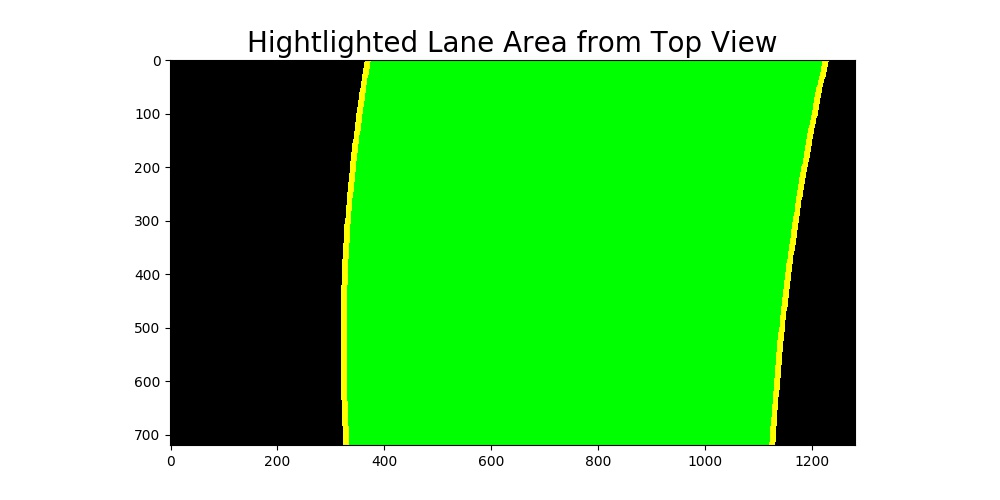
#> input picture examples/Hightlighted_Lane_Area_from_Top_View.jpg, 1000 x 500 px
$ python -i helper_funcs.py   (imports and definitions only)   (older library calls are emulated)
#> lines starting #> are read from the running program, lines starting #| are printed output that depends on the picture; after the words box and inside, x2 and y2 are one past the last pixel; in counts of white or black regions, pixels touching at a corner belong together
import os

import cv2
import matplotlib.pyplot as plt
import numpy as np


# Visualization helper function
# [8 lines left out: function visualize_image_transformation, not called in this run]


def abs_sobel_thresh(img, orient='x', ksize=3, thresh=(0, 255)):
    # Apply the following steps to img
    # 1) Convert to grayscale
#> called with orient = 'x', ksize = 3, thresh = (20, 100)
    gray = cv2.cvtColor(img, cv2.COLOR_RGB2GRAY)
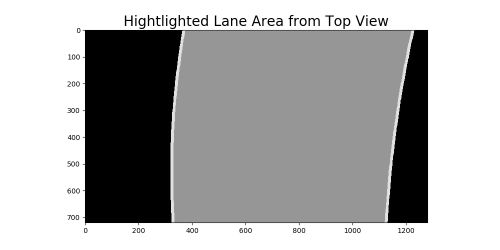
#> gray: shape (500, 1000) (shown at 1/2 size); min 0, max 255, mean 170.2
    # 2) Take the derivative in x or y given orient = 'x' or 'y'
    if orient == 'x':
        sobel = cv2.Sobel(gray, cv2.CV_64F, 1, 0, ksize=ksize)
    elif orient == 'y':
        sobel = cv2.Sobel(gray, cv2.CV_64F, 0, 1, ksize=ksize)
    else:
        print("Error: orient must be either x or y.")

    # 3) Take the absolute value of the derivative or gradient
    abs_sobel = np.absolute(sobel)

    # 4) Scale to 8-bit (0 - 255) then convert to type = np.uint8
    scaled_sobel = np.uint8(255 * abs_sobel / np.max(abs_sobel))

    # 5) Create a mask of 1's where the scaled gradient magnitude
    # is > thresh_min and < thresh_max
    # So there are 1s where #s are within our thresholds and 0s otherwise.
    grad_binary = np.zeros_like(scaled_sobel)
    grad_binary[(scaled_sobel >= thresh[0]) & (scaled_sobel <= thresh[1])] = 1

    # 6) Return this mask as your binary_output image
    return grad_binary


def mag_threshold(img, ksize=9, thresh=(0, 255)):
    # Apply the following steps to img
    # 1) Convert to grayscale
    gray = cv2.cvtColor(img, cv2.COLOR_RGB2GRAY)

    # 2) Take the gradient in x and y separately
    sobelx = cv2.Sobel(gray, cv2.CV_64F, 1, 0, ksize=ksize)
    sobely = cv2.Sobel(gray, cv2.CV_64F, 0, 1, ksize=ksize)

    # 3) Calculate the magnitude
    abs_sobelxy = np.sqrt(sobelx ** 2 + sobely ** 2)

    # 5) Scale to 8-bit (0 - 255) and convert to type = np.uint8
    scaled_sobel = np.uint8(255 * abs_sobelxy / np.max(abs_sobelxy))

    # 6) Create a binary mask where mag thresholds are met
    mag_binary = np.zeros_like(scaled_sobel)
    mag_binary[(scaled_sobel >= thresh[0]) & (scaled_sobel <= thresh[1])] = 1

    # 7) Return this mask as your binary_output image
    return mag_binary


def dir_threshold(img, ksize=3, thresh=(0, np.pi / 2)):
    # Apply the following steps to img
    # 1) Convert to grayscale
    gray = cv2.cvtColor(img, cv2.COLOR_RGB2GRAY)

    # 2) Take the gradient in x and y separately
    sobelx = cv2.Sobel(gray, cv2.CV_64F, 1, 0, ksize=ksize)
    sobely = cv2.Sobel(gray, cv2.CV_64F, 0, 1, ksize=ksize)

    # 3) Take the absolute value of the x and y gradients
    abs_sobelx = np.absolute(sobelx)
    abs_sobely = np.absolute(sobely)

    # 4) Use np.arctan2(abs_sobely, abs_sobelx) to calculate the direction of the gradient
    abs_grad_dir = np.arctan2(abs_sobely, abs_sobelx)

    # 5) Create a binary mask where direction thresholds are met
    dir_binary = np.zeros_like(abs_grad_dir)
    dir_binary[(abs_grad_dir >= thresh[0]) & (abs_grad_dir <= thresh[1])] = 1

    # 6) Return this mask as your binary_output image
    return dir_binary


def color_channel_threshold(img, color_channel='s', thresh=(170, 255)):
    # Apply the following steps to img
    # 1) Convert to HLS color space and separate the S channel
    hls = cv2.cvtColor(img, cv2.COLOR_RGB2HLS)

    # 2) Separate by color channel = 'h', 'l' or 's'
    if color_channel == 'h':
        channel = hls[:, :, 0]
    elif color_channel == 'l':
        channel = hls[:, :, 1]
    elif color_channel == 's':
        channel = hls[:, :, 2]
    else:
        print("Error: orient must be either h, l or s.")

    # Cont'd: Threshold colour channel
    channel_binary = np.zeros_like(channel)
    channel_binary[(channel >= thresh[0]) & (channel <= thresh[1])] = 1
    return channel_binary


def select_color_threshold(img, range, color_conversion=None):
    working_copy = np.copy(img)

    # Convert color space if needed
    if color_conversion is not None:
        working_copy = cv2.cvtColor(working_copy, color_conversion)
    # Select color per threshold
    select_color_binary = cv2.inRange(working_copy, np.array(range[0]), np.array(range[1]))

    return select_color_binary


def apply_multiple_thresholds(
        img,
        ksize=3,
        xgrad_thresh=(20, 100),
        ygrad_thresh=(70, 200),
        mag_thresh=(70, 255),
        dir_thresh=(0, np.pi / 2),
        h_thresh=None,
        l_thresh=None,
        s_thresh=(170, 255),
        yellow_range=([20, 60, 60], [38, 174, 250]),
        white_range=([202, 202, 202], [255, 255, 255]),
        black_range=([0, 0, 0], [30, 30, 30])):
    # 1) Add Sobel thresholds in x, y direction
    gradx = abs_sobel_thresh(img, orient='x', ksize=ksize, thresh=xgrad_thresh)
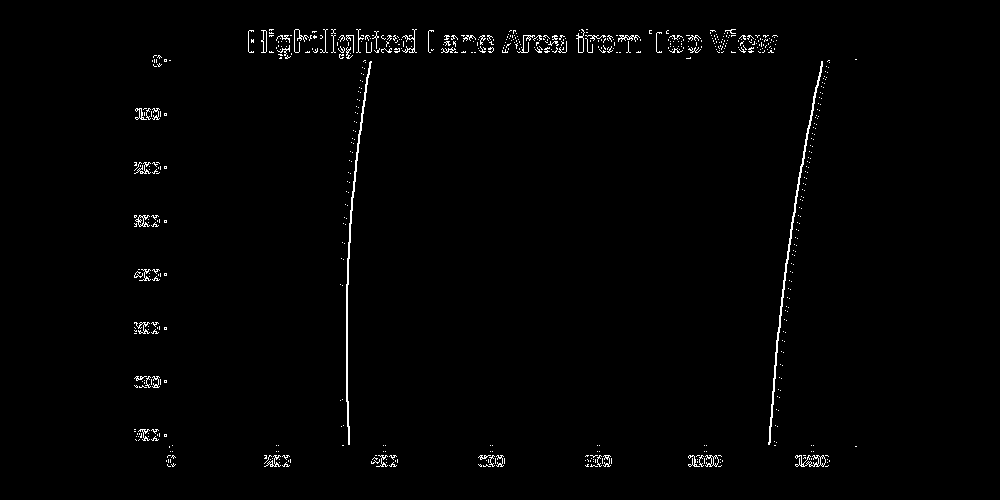
#> gradx: shape (500, 1000); values 0 (black) and 1 (white), 1.2% white in thin lines or dots, all inside (x1, y1, x2, y2) = (134, 29, 857, 467)
    grady = abs_sobel_thresh(img, orient='y', ksize=ksize, thresh=ygrad_thresh)
#> call 2 of abs_sobel_thresh, with orient = 'y', ksize = 3, thresh = (70, 200)
#> in abs_sobel_thresh (call 2), `sobel = cv2.Sobel(gray, cv2.CV_64F, 0, 1, ksize=ksize)`:
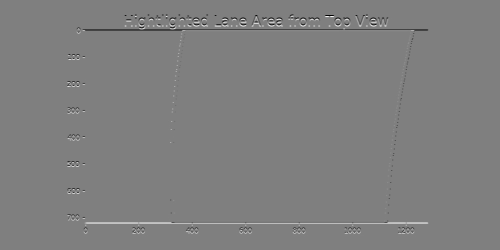
#> sobel: shape (500, 1000) float64 (shown at 1/2 size); min -1020, max 1020, mean 0; drawn with min black and max white
#> grady: shape (500, 1000); values 0 (black) and 1 (white), 1% white in thin lines or dots, all inside (x1, y1, x2, y2) = (135, 29, 857, 467)

    # 2) Add directional thresholds
    dir_binary = dir_threshold(img, ksize=ksize, thresh=dir_thresh)
#> in dir_threshold, `abs_grad_dir = np.arctan2(abs_sobely, abs_sobelx)`:
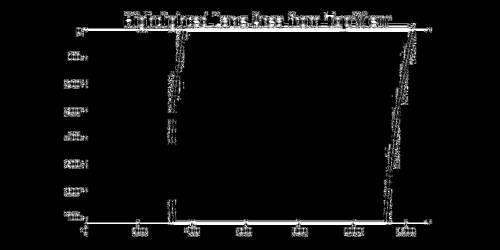
#> abs_grad_dir: shape (500, 1000) float64 (shown at 1/2 size); min 0, max 1.57, mean 0.0745; drawn with min black and max white
#> dir_binary: shape (500, 1000) float64; every value is 1

    # 3) Add magnitude of gradient thresholding
    mag_binary = mag_threshold(img, ksize=ksize, thresh=mag_thresh)
#> mag_binary: shape (500, 1000); values 0 (black) and 1 (white), 3.1% white; 93 white regions (37 under 20 px), largest, box (x1, y1, x2, y2) and area: (165, 35, 857, 451) 7657, (429, 30, 458, 53) 348, (503, 30, 535, 53) 341

    # 4) Add s channel thresholds
    color_binary = color_channel_threshold(img, color_channel='s', thresh=s_thresh)
#> color_binary: shape (500, 1000); values 0 (black) and 1 (white), 36.7% white; 113 white regions (109 under 20 px), largest, box (x1, y1, x2, y2) and area: (335, 60, 833, 449) 178854, (352, 47, 833, 59) 3875, (600, 447, 704, 449) 208, (774, 48, 815, 49) 41

    # 5) Add yellow color selection thresholds
    select_yellow_binary = select_color_threshold(img, range=yellow_range, color_conversion=cv2.COLOR_RGB2HSV)

    # 6) Add white color selection thresholds
    select_white_binary = select_color_threshold(img, range=white_range, color_conversion=None)
#> call 2 of select_color_threshold, with range = ([202, 202, 202], [255, 255, 255])
#> in select_color_threshold (call 2), `select_color_binary = cv2.inRange(working_copy, np.array(range[0]), np..`:
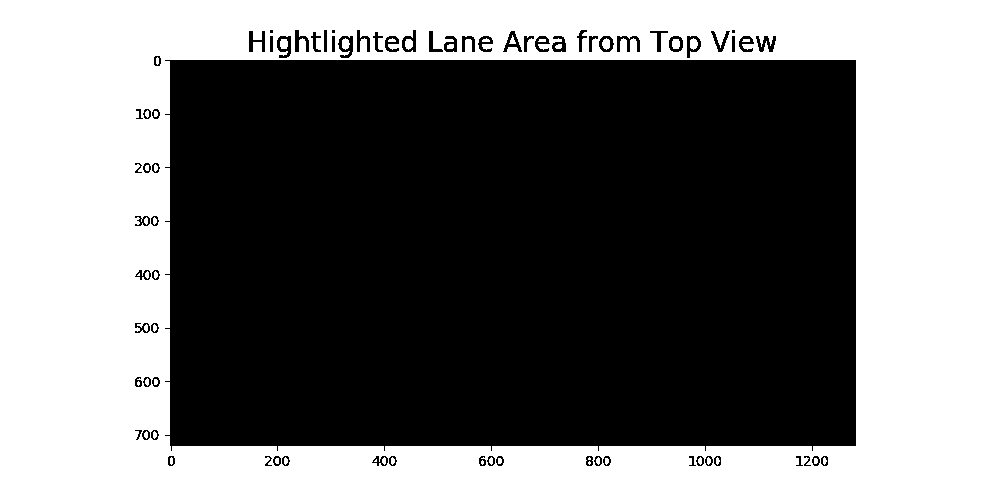
#> select_color_binary: shape (500, 1000); 46% white; 49 white regions (6 under 20 px), largest, box (x1, y1, x2, y2) and area: (0, 0, 1000, 500) 228427, (280, 39, 288, 49) 72, (602, 38, 610, 50) 72

    # 7) Add black color selection thresholds
    select_black_binary = select_color_threshold(img, range=black_range, color_conversion=None)
#> call 3 of select_color_threshold, with range = ([0, 0, 0], [30, 30, 30])
#> in select_color_threshold (call 3), `select_color_binary = cv2.inRange(working_copy, np.array(range[0]), np..`:
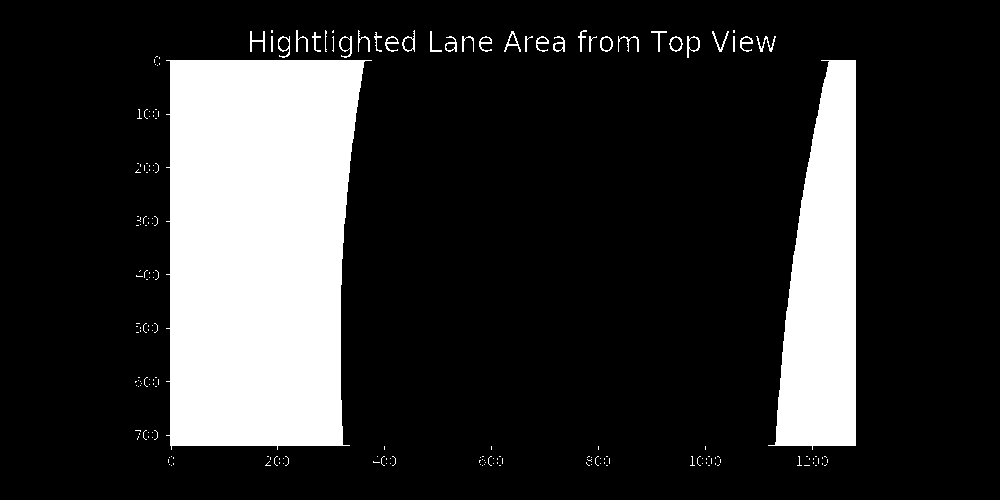
#> select_color_binary: shape (500, 1000); 18.8% white; 204 white regions (172 under 20 px), largest, box (x1, y1, x2, y2) and area: (166, 60, 372, 450) 68300, (768, 60, 856, 450) 22887, (250, 31, 265, 52) 106

    # 8) Combine all binary thresholds
    combined_binary = np.zeros((img.shape[0], img.shape[1]), dtype=np.uint8)

    # combined_binary[
    #     (color_binary == 1) |
    #     (gradx == 1) |
    #     (select_yellow_binary == 1) |
    #     (select_white_binary == 1)] = 1
    # combined_binary[
    #     (gradx == 1) |
    #     ((select_yellow_binary == 1) & (color_binary == 1)) |
    #     (select_white_binary == 1)] = 1
    combined_binary[
        (gradx == 1) |
        (select_yellow_binary == 1) |
        ((color_binary == 1) & (select_black_binary == 0)) |
        (select_white_binary == 1)] = 1

    return combined_binary


# [426 lines left out: functions region_of_interest, get_starting_points_of_lane_lines, get_lane_lines_with_sliding_window, get_lane_lines_based_on_prior_frame_lines, get_radius_of_curvature, get_calibrated_lane_curves and 6 more, not called in this run]

>>> import cv2
>>> picture = cv2.cvtColor(cv2.imread('examples/Hightlighted_Lane_Area_from_Top_View.jpg'), cv2.COLOR_BGR2RGB)
>>> result = apply_multiple_thresholds(picture)
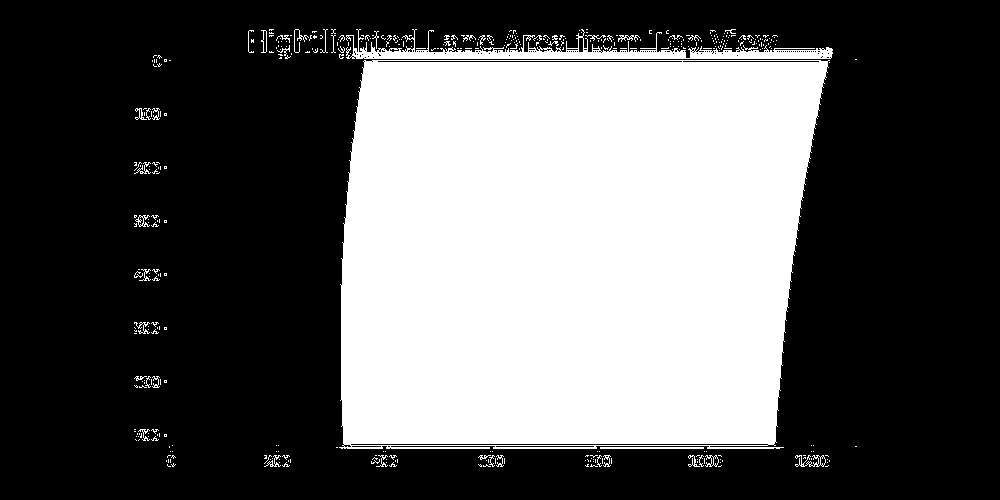
#> result: shape (500, 1000); values 0 (black) and 1 (white), 36.3% white; 426 white regions (384 under 20 px), largest, box (x1, y1, x2, y2) and area: (339, 60, 830, 449) 173536, (346, 29, 833, 59) 4544, (600, 447, 704, 449) 208

$ run again, on examples/Lane_Lines_with_Additional_Information.jpg
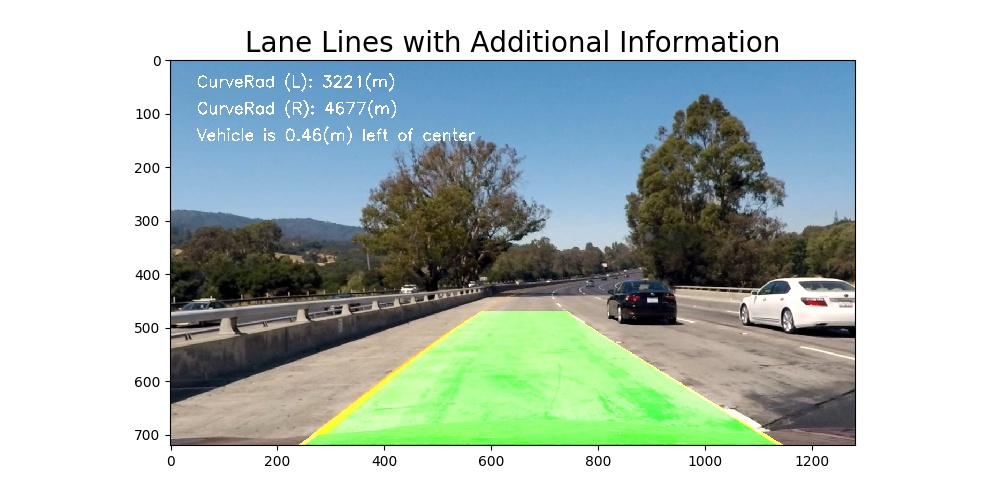
#> input picture examples/Lane_Lines_with_Additional_Information.jpg, 1000 x 500 px
#> in apply_multiple_thresholds, `gradx = abs_sobel_thresh(img, orient='x', ksize=ksize, thresh=xgrad_th..`:
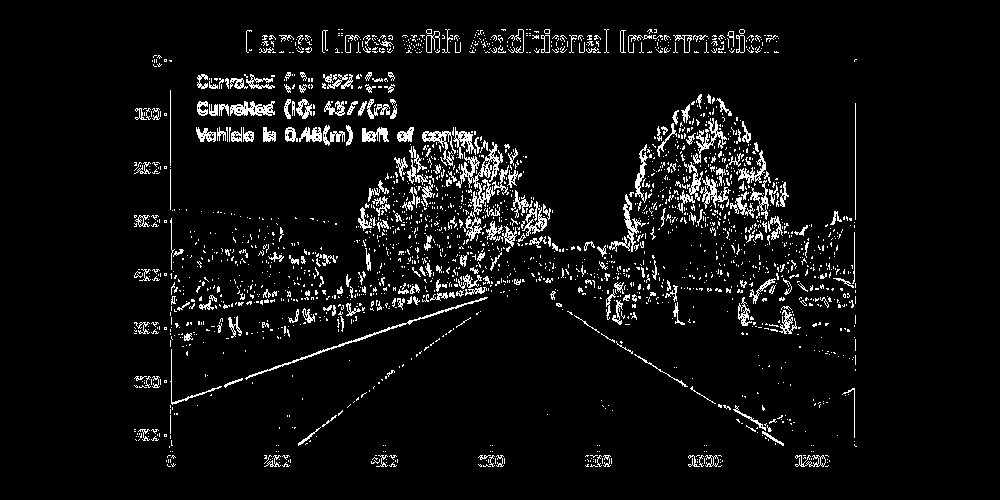
#> gradx: shape (500, 1000); values 0 (black) and 1 (white), 5.7% white in thin lines or dots, all inside (x1, y1, x2, y2) = (134, 29, 857, 467)
#> grady: shape (500, 1000); values 0 (black) and 1 (white), 2.7% white in thin lines or dots, all inside (x1, y1, x2, y2) = (135, 29, 857, 467)
#> dir_binary: shape (500, 1000) float64; every value is 1
#> hls: shape (500, 1000, 3); mean of channels 0, 1, 2 36.2, 188.6, 60.7
#> color_binary: shape (500, 1000); values 0 (black) and 1 (white), 11.1% white; 825 white regions (696 under 20 px), largest, box (x1, y1, x2, y2) and area: (300, 311, 781, 444) 38230, (159, 47, 865, 322) 6146, (755, 278, 854, 324) 1404
#> working_copy: shape (500, 1000, 3); mean H, S, V 36.2, 46.1, 203.3
#> select_color_binary: shape (500, 1000); 3.3% white; 342 white regions (298 under 20 px), largest, box (x1, y1, x2, y2) and area: (353, 183, 473, 282) 4651, (629, 137, 696, 244) 2217, (759, 222, 855, 277) 2157
#> select_color_binary: shape (500, 1000); 47.1% white; 202 white regions (96 under 20 px), largest, box (x1, y1, x2, y2) and area: (0, 0, 1000, 500) 228563, (741, 278, 855, 326) 2749, (723, 406, 769, 432) 240
#> select_color_binary: shape (500, 1000); 3% white; 548 white regions (477 under 20 px), largest, box (x1, y1, x2, y2) and area: (166, 60, 856, 450) 3538, (653, 241, 742, 287) 1828, (621, 293, 677, 325) 1192
#> `result = apply_multiple_thresholds(picture)`:
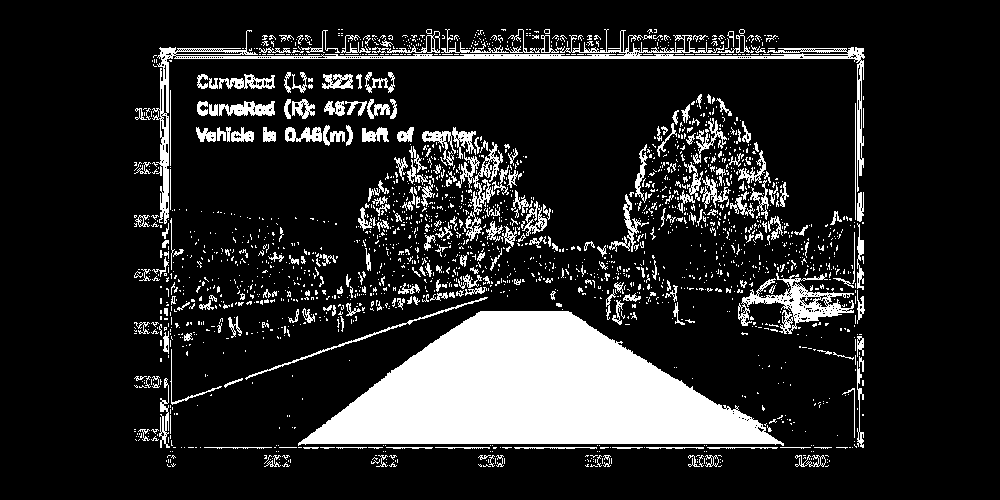
#> result: shape (500, 1000); values 0 (black) and 1 (white), 15.5% white; 2164 white regions (1885 under 20 px), largest, box (x1, y1, x2, y2) and area: (298, 311, 784, 446) 38606, (152, 29, 865, 224) 5946, (738, 273, 854, 334) 2184

$ run again, on examples/Original_Chessboard_Image_vs_Undistorted_Chessboard_Image.jpg
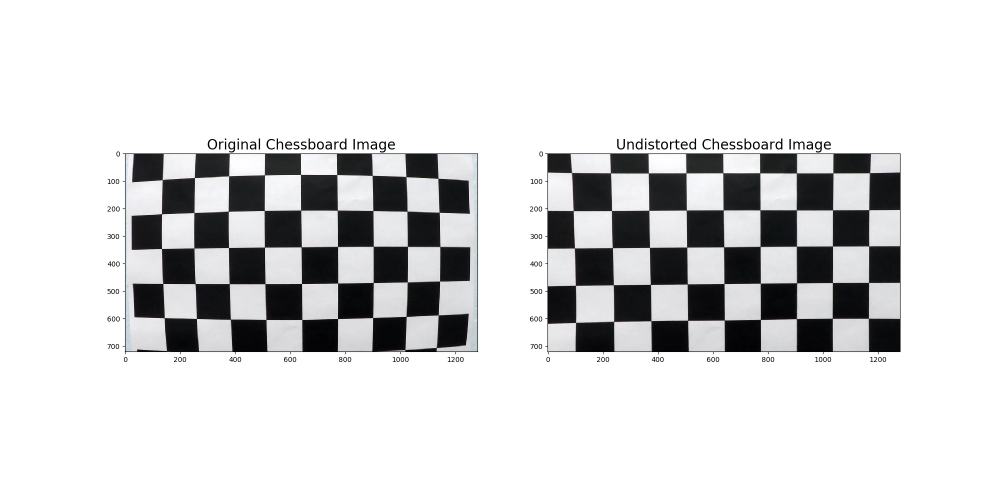
#> input picture examples/Original_Chessboard_Image_vs_Undistorted_Chessboard_Image.jpg, 2000 x 1000 px (shown at 1/2 size)
#> in apply_multiple_thresholds, `gradx = abs_sobel_thresh(img, orient='x', ksize=ksize, thresh=xgrad_th..`:
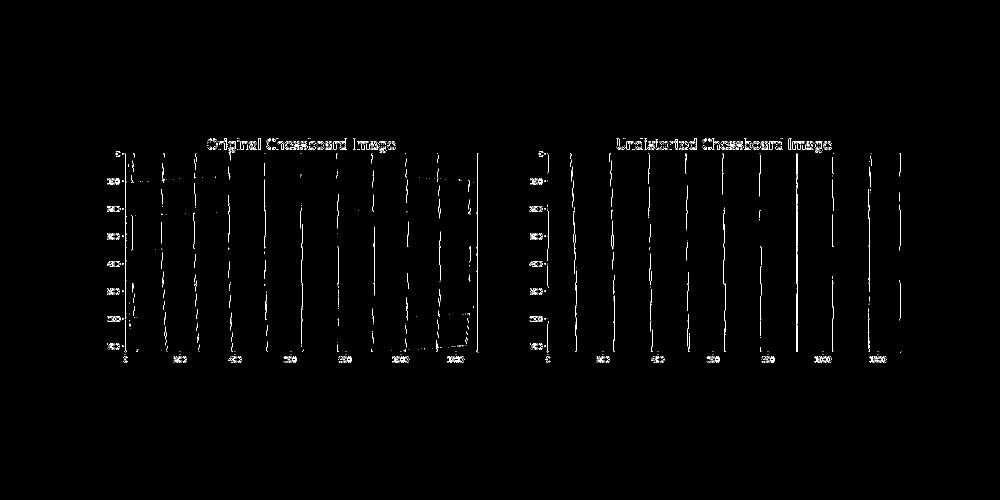
#> gradx: shape (1000, 2000) (shown at 1/2 size); values 0 (black) and 1 (white), 0.81% white in thin lines or dots, all inside (x1, y1, x2, y2) = (214, 276, 1803, 725)
#> grady: shape (1000, 2000); values 0 (black) and 1 (white), 0.91% white in thin lines or dots, all inside (x1, y1, x2, y2) = (215, 276, 1802, 725)
#> dir_binary: shape (1000, 2000) float64; every value is 1
#> mag_binary: shape (1000, 2000); values 0 (black) and 1 (white), 2.8% white in thin lines or dots, all inside (x1, y1, x2, y2) = (214, 276, 1802, 725)
#> hls: shape (1000, 2000, 3); mean of channels 0, 1, 2 30.4, 217.9, 6.7
#> color_binary: shape (1000, 2000); values 0 (black) and 1 (white), 0.37% white in thin lines or dots, all inside (x1, y1, x2, y2) = (239, 304, 1808, 704)
#> working_copy: shape (1000, 2000, 3); mean H, S, V 30.4, 6.4, 218.3
#> select_color_binary: shape (1000, 2000); every value is 0
#> select_color_binary: shape (1000, 2000); 85.2% white; 173 black regions (45 under 20 px), largest, box (x1, y1, x2, y2) and area: (1090, 307, 1801, 709) 145723, (245, 307, 956, 709) 140696, (715, 283, 738, 299) 186
#> select_color_binary: shape (1000, 2000); 11.3% white; 1093 white regions (1006 under 20 px), largest, box (x1, y1, x2, y2) and area: (246, 307, 956, 708) 48350, (1091, 307, 1801, 708) 43621, (390, 423, 603, 568) 13354
#> `result = apply_multiple_thresholds(picture)`:
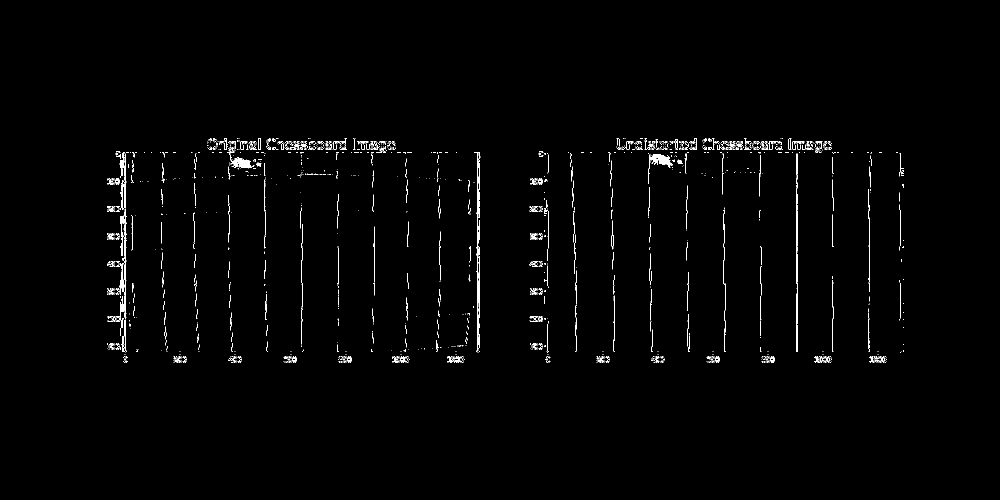
#> result: shape (1000, 2000) (shown at 1/2 size); values 0 (black) and 1 (white), 1.1% white in thin lines or dots, all inside (x1, y1, x2, y2) = (214, 276, 1808, 725)
